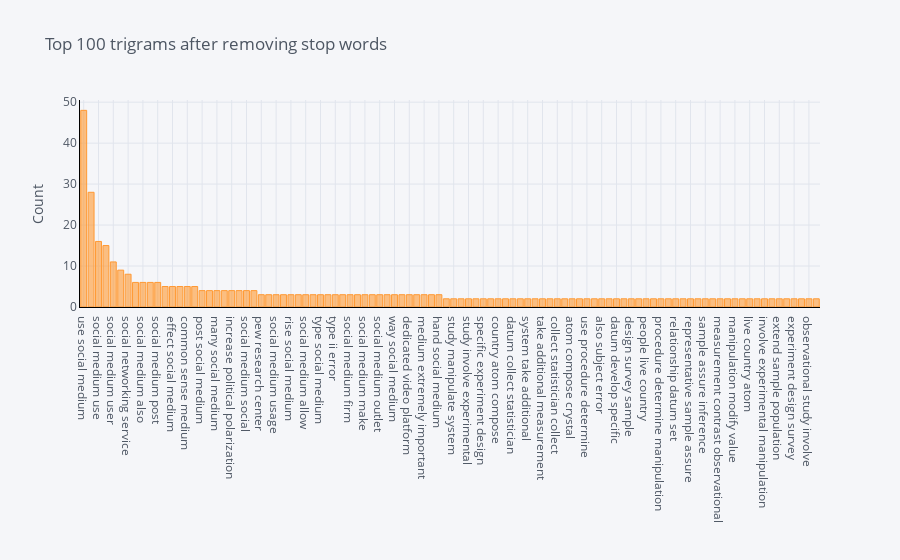

The notebook cell this image was saved under:
### Code cell
plot_model(plot='trigram')

### Figure 1 — Plotly figure (JSON) as saved in the notebook; plotly's stock layout.template omitted (floating-point values rounded to 4 significant figures)
{"data": [{"marker": {"color": "rgba(255, 153, 51, 0.6)", "line": {"color": "rgba(255, 153, 51, 1.0)", "width": 1}}, "name": "count", "orientation": "v", "text": "", "type": "bar", "x": ["use social medium", "social medium platform", "social medium use", "social medium site", "social medium user", "social medium marketing", "social networking service", "activity social medium", "social medium also", "social medium service", "social medium post", "social networking site", "effect social medium", "content social medium", "common sense medium", "social medium become", "post social medium", "social medium account", "many social medium", "social medium example", "increase political polarization", "mobile social medium", "social medium social", "social medium tool", "pew research center", "popular social medium", "social medium usage", "relationship social medium", "rise social medium", "share personal information", "social medium allow", "nationally_representative_survey common sense", "type social medium", "think social medium", "type ii error", "social medium extremely", "social medium firm", "social medium website", "social medium make", "use social networking", "social medium outlet", "user social medium", "way social medium", "mean squared error", "dedicated video platform", "medium social medium", "medium extremely important", "american teen age", "hand social medium", "statistical datum also", "study manipulate system", "study involve take", "study involve experimental", "modify value measurement", "specific experiment design", "study population diverse", "country atom compose", "datum also subject", "datum collect statistician", "contrast observational study", "system take additional", "system study manipulate", "take additional measurement", "take measurement system", "collect statistician collect", "census datum collect", "atom compose crystal", "use datum analysis", "use procedure determine", "assure inference conclusion", "also subject error", "value measurement contrast", "datum develop specific", "develop specific experiment", "design survey sample", "determine manipulation modify", "people live country", "measurement use procedure", "procedure determine manipulation", "additional measurement use", "relationship datum set", "measurement system study", "representative sample assure", "measurement process generate", "sample assure inference", "sample population whole", "measurement contrast observational", "mean standard deviation", "manipulation modify value", "manipulate system take", "live country atom", "involve take measurement", "involve experimental manipulation", "generate statistical datum", "extend sample population", "experimental study involve", "experiment design survey", "diverse group people", "observational study involve", "process generate statistical"], "y": [48, 28, 16, 15, 11, 9, 8, 6, 6, 6, 6, 5, 5, 5, 5, 5, 4, 4, 4, 4, 4, 4, 4, 4, 3, 3, 3, 3, 3, 3, 3, 3, 3, 3, 3, 3, 3, 3, 3, 3, 3, 3, 3, 3, 3, 3, 3, 3, 3, 2, 2, 2, 2, 2, 2, 2, 2, 2, 2, 2, 2, 2, 2, 2, 2, 2, 2, 2, 2, 2, 2, 2, 2, 2, 2, 2, 2, 2, 2, 2, 2, 2, 2, 2, 2, 2, 2, 2, 2, 2, 2, 2, 2, 2, 2, 2, 2, 2, 2, 2]}], "layout": {"legend": {"bgcolor": "#F5F6F9", "font": {"color": "#4D5663"}}, "paper_bgcolor": "#F5F6F9", "plot_bgcolor": "#F5F6F9", "title": {"font": {"color": "#4D5663"}, "text": "Top 100 trigrams after removing stop words"}, "xaxis": {"gridcolor": "#E1E5ED", "linecolor": "black", "showgrid": true, "tickfont": {"color": "#4D5663"}, "title": {"font": {"color": "#4D5663"}, "text": ""}, "zerolinecolor": "#E1E5ED"}, "yaxis": {"gridcolor": "#E1E5ED", "linecolor": "black", "showgrid": true, "tickfont": {"color": "#4D5663"}, "title": {"font": {"color": "#4D5663"}, "text": "Count"}, "zerolinecolor": "#E1E5ED"}}}
